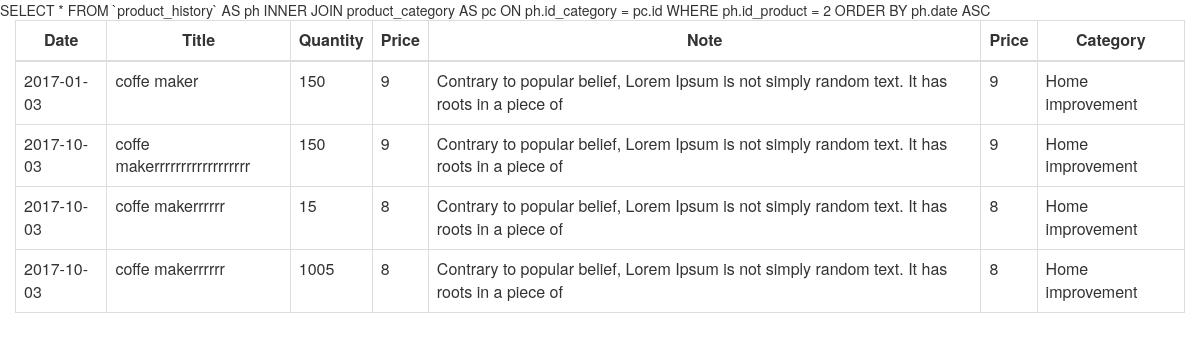
/product/history_view/2, run on the app's committed database.
### tables this page shows
CREATE TABLE IF NOT EXISTS `product_history` (
  `id` int(11) NOT NULL,
  `date` date NOT NULL,
  `id_product` int(11) NOT NULL,
  `title` varchar(100) NOT NULL,
  `quantity` int(11) NOT NULL,
  `price` int(11) NOT NULL,
  `note` varchar(200) NOT NULL,
  `id_category` int(11) NOT NULL
);

CREATE TABLE IF NOT EXISTS `product_category` (
  `id` int(11) NOT NULL,
  `category` varchar(100) NOT NULL
);

### src/View.php (called while the page is built)
<?php
class View
{
    private $params;
    public function __construct(array $params = array()){
        $this->params = $params;
    }
    public function render($file){
        extract($this->params);
        require('Views/'.$file.'.php');
    }
}

### src/Controllers/ProductController.php (called while the page is built, shortened)
<?php
class ProductController{
    public function history_view(){
        $history = new HistoryModel;
        $product_history = $history->get_all_by_id(Route::getInstance()->get_first_param());
        $view = new View(['product_history' => $product_history]);
        $view->render('Product_history');
    }
}

### src/App.php (called while the page is built, shortened)
<?php
class App
{
    public function __construct()
    {
        $route = Route::getInstance();
        $result = $route->get_controller_and_action();
        $controller = new $class_name();
        $controller->{$result['action']}();
    }
}

### index.php (called while the page is built, shortened)
<?php
require ('autoloader.php');
new App;

### autoloader.php (called while the page is built, shortened)
<?php
spl_autoload_register(function ($class) {
    $prefix = '';
    $base_dir = __DIR__ . '/src/';
    $len = strlen($prefix);
    $relative_class = substr($class, $len);
    $file = $base_dir . str_replace('\\', '/', $relative_class) . '.php';
});

### src/Database.php (called while the page is built, shortened)
<?php
class Database {
	private $_connection;
	private static $_instance;
	private $_host = "sunrice";
    private $_username = "root";
	private $_password = "";
	private $_database = "sunrice";
	public static function getInstance(){
		if(!self::$_instance){
			self::$_instance = new self();
		}
		return self::$_instance;
	}
	private function __construct() {
		$this->_connection = new \mysqli($this->_host, $this->_username, $this->_password, $this->_database);
	}
	public function query_all($query){
      	$result = $this->_connection->query($query);
        $res=[];
        foreach($result as $val){
            $res[] = $val;
        }
        return $res;
    }
}

### src/Route.php (called while the page is built, shortened)
<?php
class Route{
    private static $_instance;
    private $uri;
    public function __construct($uri){
        $this->uri = $uri;
    }
    public static function getInstance(){
        if(!self::$_instance){
            self::$_instance = new self($_SERVER['REQUEST_URI']);
        }
        return self::$_instance;
    }
    public function get_first_param(){
        $uri_parts = explode('/', $this->uri);
        return $uri_parts[3];
    }
}

### src/Models/HistoryModel.php (called while the page is built, shortened)
<?php
class HistoryModel
{
    private $connection;
    public function __construct(){
        $this->connection = \Database::getInstance();
    }
    public function get_all_by_id($id){
        return $this->connection->query_all("
            SELECT * FROM `product_history` AS ph
            INNER JOIN product_category AS pc ON
            ph.id_category = pc.id WHERE ph.id_product = $id ORDER BY ph.date ASC
        ");
    }
}

### src/Views/Product_history.php (the view)
<?php
include('headers.php');
?>
<div class="container">
    <div class="row">
        <table class="table table-bordered">
            <thead>
            <tr>
                <th class='text-center'>Date</th>
                <th class='text-center'>Title</th>
                <th class='text-center'>Quantity</th>
                <th class='text-center'>Price</th>
                <th class='text-center'>Note</th>
                <th class='text-center'>Price</th>
                <th class='text-center'>Category</th>
            </tr>
            </thead>
            <tbody>
            <?php
            foreach($product_history as $record){
                ?>
                <tr>
                    <td>
                        <? echo $record['date']?>
                    </td>
                    <td>
                        <? echo $record['title']?>
                    </td>
                    <td>
                        <? echo $record['quantity']?>
                    </td>
                    <td>
                        <? echo $record['price']?>
                    </td>
                    <td>
                        <? echo $record['note']?>
                    </td>
                    <td>
                        <? echo $record['price']?>
                    </td>
                    <td>
                        <? echo $record['category']?>
                    </td>
                </tr>
            <?php
            }
            ?>
            </tbody>
        </table>
    </div>
</div>
<?php
include('footer.php');
?>

### data on the page
product_history: date "2017-01-03", title "coffe maker", quantity "150", price "9", note "Contrary to popular belief, Lorem Ipsum is not simply random text. It has roots in a piece of", product_category.category "Home improvement"
product_history: date "2017-10-03", title "coffe makerrrrrrrrrrrrrrrrrr", quantity "150", price "9", note "Contrary to popular belief, Lorem Ipsum is not simply random text. It has roots in a piece of", product_category.category "Home improvement"
product_history: date "2017-10-03", title "coffe makerrrrrr", quantity "15", price "8", note "Contrary to popular belief, Lorem Ipsum is not simply random text. It has roots in a piece of", product_category.category "Home improvement"
product_history: date "2017-10-03", title "coffe makerrrrrr", quantity "1005", price "8", note "Contrary to popular belief, Lorem Ipsum is not simply random text. It has roots in a piece of", product_category.category "Home improvement"
